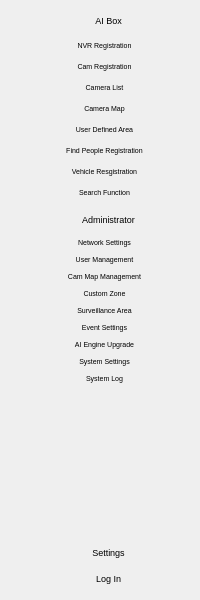
     <widget class="QWidget" name="menu_widget" native="true">
      <property name="minimumSize">
       <size>
        <width>150</width>
        <height>300</height>
       </size>
      </property>
      <property name="maximumSize">
       <size>
        <width>300</width>
        <height>600</height>
       </size>
      </property>
      <layout class="QVBoxLayout" name="verticalLayout_3">
       <item>
        <widget class="QWidget" name="aibox_widget" native="true">
         <layout class="QHBoxLayout" name="horizontalLayout">
          <property name="spacing">
           <number>5</number>
          </property>
          <property name="leftMargin">
           <number>0</number>
          </property>
          <property name="topMargin">
           <number>0</number>
          </property>
          <property name="rightMargin">
           <number>0</number>
          </property>
          <property name="bottomMargin">
           <number>1</number>
          </property>
          <item>
           <widget class="QLabel" name="label_aibox">
            <property name="minimumSize">
             <size>
              <width>12</width>
              <height>12</height>
             </size>
            </property>
            <property name="maximumSize">
             <size>
              <width>12</width>
              <height>12</height>
             </size>
            </property>
            <property name="text">
             <string/>
            </property>
            <property name="pixmap">
             <pixmap>:/icon/icons/preferences.png</pixmap>
            </property>
            <property name="scaledContents">
             <bool>true</bool>
            </property>
            <property name="alignment">
             <set>Qt::AlignCenter</set>
            </property>
           </widget>
          </item>
          <item>
           <widget class="QPushButton" name="btn_aibox">
            <property name="enabled">
             <bool>true</bool>
            </property>
            <property name="font">
             <font>
              <pointsize>7</pointsize>
             </font>
            </property>
            <property name="layoutDirection">
             <enum>Qt::RightToLeft</enum>
            </property>
            <property name="text">
             <string>AI Box</string>
            </property>
            <property name="icon">
             <iconset>
              <normaloff>:/icon/icons/arrow_right.png</normaloff>
              <normalon>:/icon/icons/arrow_down.png</normalon>
              <disabledoff>:/icon/icons/arrow_down.png</disabledoff>:/icon/icons/arrow_right.png</iconset>
            </property>
            <property name="iconSize">
             <size>
              <width>6</width>
              <height>6</height>
             </size>
            </property>
            <property name="checkable">
             <bool>true</bool>
            </property>
            <property name="autoDefault">
             <bool>false</bool>
            </property>
            <property name="default">
             <bool>false</bool>
            </property>
            <property name="flat">
             <bool>true</bool>
            </property>
           </widget>
          </item>
         </layout>
        </widget>
       </item>
       <item>
        <widget class="QWidget" name="submenu_aibox" native="true">
         <layout class="QVBoxLayout" name="verticalLayout">
          <property name="spacing">
           <number>4</number>
          </property>
          <property name="leftMargin">
           <number>9</number>
          </property>
          <property name="topMargin">
           <number>0</number>
          </property>
          <property name="rightMargin">
           <number>0</number>
          </property>
          <property name="bottomMargin">
           <number>0</number>
          </property>
          <item>
           <widget class="QPushButton" name="btn_nvr">
            <property name="enabled">
             <bool>true</bool>
            </property>
            <property name="font">
             <font>
              <pointsize>5</pointsize>
             </font>
            </property>
            <property name="acceptDrops">
             <bool>false</bool>
            </property>
            <property name="text">
             <string>NVR Registration</string>
            </property>
            <property name="flat">
             <bool>true</bool>
            </property>
           </widget>
          </item>
          <item>
           <widget class="QPushButton" name="btn_camReg">
            <property name="enabled">
             <bool>true</bool>
            </property>
            <property name="font">
             <font>
              <pointsize>5</pointsize>
             </font>
            </property>
            <property name="text">
             <string>Cam Registration</string>
            </property>
            <property name="flat">
             <bool>true</bool>
            </property>
           </widget>
          </item>
          <item>
           <widget class="QPushButton" name="btn_camList">
            <property name="enabled">
             <bool>true</bool>
            </property>
            <property name="font">
             <font>
              <pointsize>5</pointsize>
             </font>
            </property>
            <property name="text">
             <string>Camera List</string>
            </property>
            <property name="flat">
             <bool>true</bool>
            </property>
           </widget>
          </item>
          <item>
           <widget class="QPushButton" name="btn_caMap">
            <property name="enabled">
             <bool>true</bool>
            </property>
            <property name="font">
             <font>
              <pointsize>5</pointsize>
             </font>
            </property>
            <property name="text">
             <string>Camera Map</string>
            </property>
            <property name="flat">
             <bool>true</bool>
            </property>
           </widget>
          </item>
          <item>
           <widget class="QPushButton" name="btn_userDA">
            <property name="enabled">
             <bool>true</bool>
            </property>
            <property name="font">
             <font>
              <pointsize>5</pointsize>
             </font>
            </property>
            <property name="text">
             <string>User Defined Area</string>
            </property>
            <property name="flat">
             <bool>true</bool>
            </property>
           </widget>
          </item>
          <item>
           <widget class="QPushButton" name="btn_findPR">
            <property name="enabled">
             <bool>true</bool>
            </property>
            <property name="font">
             <font>
              <pointsize>5</pointsize>
             </font>
            </property>
            <property name="text">
             <string>Find People Registration</string>
            </property>
            <property name="flat">
             <bool>true</bool>
            </property>
           </widget>
          </item>
          <item>
           <widget class="QPushButton" name="btn_vehicle">
            <property name="enabled">
             <bool>true</bool>
            </property>
            <property name="font">
             <font>
              <pointsize>5</pointsize>
             </font>
            </property>
            <property name="text">
             <string>Vehicle Resgistration</string>
            </property>
            <property name="flat">
             <bool>true</bool>
            </property>
           </widget>
          </item>
          <item>
           <widget class="QPushButton" name="btn_searchFunc">
            <property name="enabled">
             <bool>true</bool>
            </property>
            <property name="font">
             <font>
              <pointsize>5</pointsize>
             </font>
            </property>
            <property name="text">
             <string>Search Function</string>
            </property>
            <property name="flat">
             <bool>true</bool>
            </property>
           </widget>
          </item>
         </layout>
        </widget>
       </item>
       <item>
        <spacer name="verticalSpacer_2">
         <property name="orientation">
          <enum>Qt::Vertical</enum>
         </property>
         <property name="sizeHint" stdset="0">
          <size>
           <width>20</width>
           <height>40</height>
          </size>
         </property>
        </spacer>
       </item>
       <item>
        <widget class="QWidget" name="adminis_widget" native="true">
         <layout class="QHBoxLayout" name="horizontalLayout_2">
          <property name="spacing">
           <number>5</number>
          </property>
          <property name="leftMargin">
           <number>0</number>
          </property>
          <property name="topMargin">
           <number>0</number>
          </property>
          <property name="rightMargin">
           <number>0</number>
          </property>
          <property name="bottomMargin">
           <number>1</number>
          </property>
          <item>
           <widget class="QLabel" name="label_adminis">
            <property name="minimumSize">
             <size>
              <width>12</width>
              <height>12</height>
             </size>
            </property>
            <property name="maximumSize">
             <size>
              <width>12</width>
              <height>12</height>
             </size>
            </property>
            <property name="text">
             <string/>
            </property>
            <property name="pixmap">
             <pixmap>:/icon/icons/administrator2.png</pixmap>
            </property>
            <property name="scaledContents">
             <bool>true</bool>
            </property>
            <property name="alignment">
             <set>Qt::AlignCenter</set>
            </property>
           </widget>
          </item>
          <item>
           <widget class="QPushButton" name="btn_adminis">
            <property name="font">
             <font>
              <pointsize>7</pointsize>
             </font>
            </property>
            <property name="layoutDirection">
             <enum>Qt::RightToLeft</enum>
            </property>
            <property name="text">
             <string comment="0">Administrator</string>
            </property>
            <property name="icon">
             <iconset>
              <normaloff>:/icon/icons/arrow_right.png</normaloff>
              <normalon>:/icon/icons/arrow_down.png</normalon>
              <disabledoff>:/icon/icons/arrow_down.png</disabledoff>:/icon/icons/arrow_right.png</iconset>
            </property>
            <property name="iconSize">
             <size>
              <width>6</width>
              <height>6</height>
             </size>
            </property>
            <property name="checkable">
             <bool>true</bool>
            </property>
            <property name="flat">
             <bool>true</bool>
            </property>
           </widget>
          </item>
         </layout>
        </widget>
       </item>
       <item>
        <widget class="QWidget" name="submenu_adminis" native="true">
         <property name="minimumSize">
          <size>
           <width>0</width>
           <height>108</height>
          </size>
         </property>
         <layout class="QVBoxLayout" name="verticalLayout_2">
          <property name="spacing">
           <number>4</number>
          </property>
          <property name="topMargin">
           <number>0</number>
          </property>
          <property name="rightMargin">
           <number>0</number>
          </property>
          <property name="bottomMargin">
           <number>0</number>
          </property>
          <item>
           <widget class="QPushButton" name="btn_network">
            <property name="font">
             <font>
              <pointsize>5</pointsize>
             </font>
            </property>
            <property name="text">
             <string>Network Settings</string>
            </property>
            <property name="flat">
             <bool>true</bool>
            </property>
           </widget>
          </item>
          <item>
           <widget class="QPushButton" name="btn_userMan">
            <property name="font">
             <font>
              <pointsize>5</pointsize>
             </font>
            </property>
            <property name="text">
             <string>User Management</string>
            </property>
            <property name="flat">
             <bool>true</bool>
            </property>
           </widget>
          </item>
          <item>
           <widget class="QPushButton" name="btn_cmapMan">
            <property name="font">
             <font>
              <pointsize>5</pointsize>
             </font>
            </property>
            <property name="text">
             <string>Cam Map Management</string>
            </property>
            <property name="flat">
             <bool>true</bool>
            </property>
           </widget>
          </item>
          <item>
           <widget class="QPushButton" name="btn_customZone">
            <property name="font">
             <font>
              <pointsize>5</pointsize>
             </font>
            </property>
            <property name="text">
             <string>Custom Zone</string>
            </property>
            <property name="flat">
             <bool>true</bool>
            </property>
           </widget>
          </item>
          <item>
           <widget class="QPushButton" name="btn_surveilArea">
            <property name="font">
             <font>
              <pointsize>5</pointsize>
             </font>
            </property>
            <property name="text">
             <string>Surveillance Area</string>
            </property>
            <property name="flat">
             <bool>true</bool>
            </property>
           </widget>
          </item>
          <item>
           <widget class="QPushButton" name="btn_eventSet">
            <property name="font">
             <font>
              <pointsize>5</pointsize>
             </font>
            </property>
            <property name="text">
             <string>Event Settings</string>
            </property>
            <property name="flat">
             <bool>true</bool>
            </property>
           </widget>
          </item>
          <item>
           <widget class="QPushButton" name="btn_aiEngine">
            <property name="font">
             <font>
              <pointsize>5</pointsize>
             </font>
            </property>
            <property name="text">
             <string>AI Engine Upgrade</string>
            </property>
            <property name="flat">
             <bool>true</bool>
            </property>
           </widget>
          </item>
          <item>
           <widget class="QPushButton" name="btn_systemSet">
            <property name="font">
             <font>
              <pointsize>5</pointsize>
             </font>
            </property>
            <property name="text">
             <string>System Settings</string>
            </property>
            <property name="flat">
             <bool>true</bool>
            </property>
           </widget>
          </item>
          <item>
           <widget class="QPushButton" name="btn_systemLog">
            <property name="font">
             <font>
              <pointsize>5</pointsize>
             </font>
            </property>
            <property name="text">
             <string>System Log</string>
            </property>
            <property name="flat">
             <bool>true</bool>
            </property>
           </widget>
          </item>
         </layout>
        </widget>
       </item>
       <item>
        <spacer name="verticalSpacer">
         <property name="orientation">
          <enum>Qt::Vertical</enum>
         </property>
         <property name="sizeHint" stdset="0">
          <size>
           <width>20</width>
           <height>189</height>
          </size>
         </property>
        </spacer>
       </item>
       <item>
        <widget class="QWidget" name="settings_widget" native="true">
         <property name="layoutDirection">
          <enum>Qt::LeftToRight</enum>
         </property>
         <layout class="QHBoxLayout" name="horizontalLayout_3">
          <property name="spacing">
           <number>5</number>
          </property>
          <property name="leftMargin">
           <number>0</number>
          </property>
          <property name="topMargin">
           <number>0</number>
          </property>
          <property name="rightMargin">
           <number>0</number>
          </property>
          <property name="bottomMargin">
           <number>1</number>
          </property>
          <item>
           <widget class="QLabel" name="label_settings">
            <property name="minimumSize">
             <size>
              <width>12</width>
              <height>12</height>
             </size>
            </property>
            <property name="maximumSize">
             <size>
              <width>12</width>
              <height>12</height>
             </size>
            </property>
            <property name="text">
             <string/>
            </property>
            <property name="pixmap">
             <pixmap>:/icon/icons/settings.png</pixmap>
            </property>
            <property name="scaledContents">
             <bool>true</bool>
            </property>
            <property name="alignment">
             <set>Qt::AlignCenter</set>
            </property>
           </widget>
          </item>
          <item>
           <widget class="QPushButton" name="btn_settings">
            <property name="font">
             <font>
              <pointsize>7</pointsize>
             </font>
            </property>
            <property name="text">
             <string>Settings</string>
            </property>
            <property name="flat">
             <bool>true</bool>
            </property>
           </widget>
          </item>
         </layout>
        </widget>
       </item>
       <item>
        <widget class="QWidget" name="login_widget" native="true">
         <property name="layoutDirection">
          <enum>Qt::LeftToRight</enum>
         </property>
         <layout class="QHBoxLayout" name="horizontalLayout_4">
          <property name="spacing">
           <number>5</number>
          </property>
          <property name="leftMargin">
           <number>0</number>
          </property>
          <property name="topMargin">
           <number>0</number>
          </property>
          <property name="rightMargin">
           <number>0</number>
          </property>
          <property name="bottomMargin">
           <number>1</number>
          </property>
          <item>
           <widget class="QLabel" name="label_login">
            <property name="minimumSize">
             <size>
              <width>12</width>
              <height>12</height>
             </size>
            </property>
            <property name="maximumSize">
             <size>
              <width>12</width>
              <height>12</height>
             </size>
            </property>
            <property name="text">
             <string/>
            </property>
            <property name="pixmap">
             <pixmap>:/icon/icons/user.png</pixmap>
            </property>
            <property name="scaledContents">
             <bool>true</bool>
            </property>
            <property name="alignment">
             <set>Qt::AlignCenter</set>
            </property>
           </widget>
          </item>
          <item>
           <widget class="QPushButton" name="btn_login">
            <property name="font">
             <font>
              <pointsize>7</pointsize>
             </font>
            </property>
            <property name="text">
             <string>Log In</string>
            </property>
            <property name="flat">
             <bool>true</bool>
            </property>
           </widget>
          </item>
         </layout>
        </widget>
       </item>
      </layout>
     </widget>
